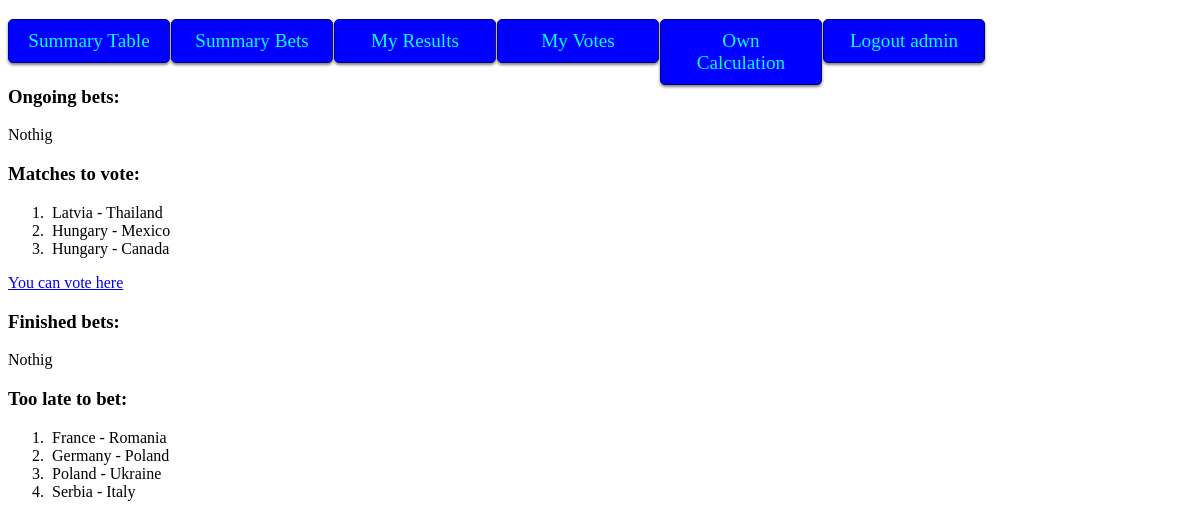
The app's page /bet/vote/ (signed in) with its own data.
### bet/models.py (models this page shows, shortened)
class Match(models.Model):
    home_team = CountryField()
    away_team = CountryField()
    ROUND = (('1','one'), ('2','two'), ('3','three'), ('4','four'), ('5',"five"), ('6', 'six'))
    round = models.CharField(
        max_length=2,
        choices=ROUND,
        default='1',
    )
    home_goals = models.DecimalField(max_digits=2, decimal_places=0, blank=True, null=True)
    away_goals = models.DecimalField(max_digits=2, decimal_places=0, blank=True, null=True)
    match_date = models.DateTimeField('match date', blank=True, null=True)

### bet/views.py (the view)
@login_required(login_url='/accounts/login/')
def vote(request):
    user_bets = []
    for bet in list(Bet.objects.filter(user=request.user)):
        user_bets.append(bet)
    matches_to_bet = []
    id_matches_to_bet = []
    too_late_to_bet = []
    matches_already_bet = [m.match for m in user_bets]
    ongoing_bets = [bet for bet in user_bets if bet.match.home_goals == None]
    finished_bets = [bet for bet in user_bets if bet.match.home_goals is not None]
    now = timezone.now()
    for match in list(Match.objects.all()):
        if match not in matches_already_bet:
            if now > match.match_date:
                too_late_to_bet.append(match)
            else:
                matches_to_bet.append(match)
                id_matches_to_bet.append(match.id)
    context = {'ongoing_bets' : ongoing_bets,
               'matches_to_bet' : matches_to_bet,
               'too_late_to_bet' : too_late_to_bet,
               'finished_bets' : finished_bets}
    request.session['id_matches_to_bet'] = id_matches_to_bet
    return render(request, 'bet/vote.html', context)

### bet/templates/bet/vote.html
{% extends 'basic.html' %}
{% block body %}
<h3>Ongoing bets: </h3>
{% if ongoing_bets  %}
    <ol>
    {% for bet in ongoing_bets %}
        <li><img src={{ bet.match.home_team.flag }}>
        {{ bet.match.home_team.name }}
        {{ bet.expected_home_goals }} : {{ bet.expected_away_goals }}
        {{ bet.match.away_team.name }}
        <img src={{ bet.match.away_team.flag }}></li>
    {% endfor %}
    </ol>
{% else %}
    Nothig
{% endif %}
<h3>Matches to vote: </h3>
{% if matches_to_bet  %}
    <ol>
    {% for match in matches_to_bet %}
        <li><img src={{ match.home_team.flag }}>
        {{ match.home_team.name }} - {{ match.away_team.name }}
        <img src={{ match.away_team.flag }}></li>
    {% endfor %}
    </ol>
    <a href="/bet/new_votes">You can vote here</a>
{% else %}
    Nothig
{% endif %}
<h3>Finished bets:</h3>
{% if finished_bets  %}
    <ol>
    {% for bet in finished_bets %}
        <li><img src={{ bet.match.home_team.flag }}>
        {{ bet.match.home_team.name }}
        {{ bet.expected_home_goals }} : {{ bet.expected_away_goals }}
        {{ bet.match.away_team.name }}
        <img src={{ bet.match.away_team.flag }}>
            Final result: {{ bet.match.home_goals }} : {{ bet.match.away_goals }} </li>
    {% endfor %}
    </ol>
{% else %}
    Nothig
{% endif %}
<h3>Too late to bet:</h3>
{% if too_late_to_bet  %}
    <ol>
    {% for match in too_late_to_bet %}
        <li><img src={{ match.home_team.flag }}>
        {{ match.home_team.name }} - {{ match.away_team.name }}
        <img src={{ match.away_team.flag }}></li>
    {% endfor %}
    </ol>
{% else %}
    Nothig
{% endif %}
{% endblock %}

### bet/templates/bet/basic.html (shortened to what this page needs)
<!DOCTYPE html>
<html>
{% load staticfiles %}
<link rel="stylesheet" type="text/css" href="{% static 'bet/style.css' %}" />
<head>
</head>
<body>
<section>
<nav>
<ul>
    <li><a href="/bet/summary_table">Summary Table</a></li>
    <li><a href="/bet/summary_bets">Summary Bets</a></li>
    <li><a href="/bet/my_results">My Results</a></li>
    <li><a href="/bet/vote/">My Votes</a></li>
    <li><a href="/bet/own_calculation">Own Calculation</a></li>
    <li><a href="/accounts/logout">Logout {{request.user.username}}</a></li>
</ul>
</nav>
</section>
{% block body %}{% endblock %}
</body>
</html>

### bet/static/bet/style.css (style rules this page uses)
ul { float: left; width: 100%; padding: 0; margin: 0; list-style: none; }
li a { display: block; float: left; text-align: center; font-size: 1.2em; width: 130px; text-decoration: none; color: aqua; background-color: blue; padding: 10px 15px; margin: 0px 1px 1px 0px; border: 1px solid navy; border-radius: 3px; -moz-border-radius: 5px; -webkit-border-radius: 5px; box-shadow: 0px 2px 3px gray; -moz-box-shadow: 0px 2px 3px gray; -webkit-box-shadow: 0px 2px 3px gray; }

### records on screen
Match: home_team.name "Latvia", away_team.name "Thailand"
Match: home_team.name "Hungary", away_team.name "Mexico"
Match: home_team.name "Hungary", away_team.name "Canada"
Match: home_team.name "France", away_team.name "Romania"
Match: home_team.name "Germany", away_team.name "Poland"
Match: home_team.name "Poland", away_team.name "Ukraine"
Match: home_team.name "Serbia", away_team.name "Italy"

### other values on screen
{{ request.user.username }} "admin"
